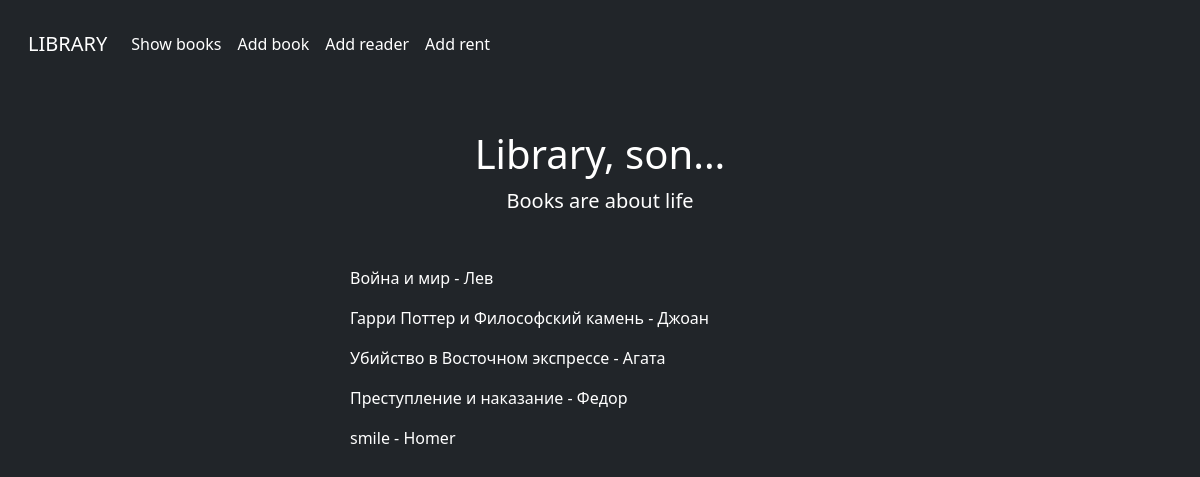
/showbooks/, run on the app's committed database.
### library/models.py (models this page shows)
class Book(models.Model):
    title = models.CharField(max_length=50, null=True)
    author_name = models.CharField(max_length=50, null=True)
    author_surname = models.CharField(max_length=50, null=True)
    publication_year = models.IntegerField(null=True)
    page_count = models.IntegerField(null=True)
    description = models.TextField(blank=True, null=True)
    def __str__(self):
        return f"{self.title} - {self.author_name}"

### library/views.py (the view)
# urls.py: path('showbooks/', show_showbooks_page),
def show_showbooks_page(request):
    context = {"books": Book.objects.all()}
    return render(request, "showBooks.html", context=context)

### templates/showBooks.html (shortened to what this page needs)
<!DOCTYPE html>
<html lang="en" class="h-100" data-bs-theme="dark">
<head>
  <link href="/docs/5.3/dist/css/bootstrap.min.css" rel="stylesheet">
  <link href="https://cdn.jsdelivr.net/npm/bootstrap@5.3.0-alpha3/dist/css/bootstrap.min.css" rel="stylesheet">
</head>
<body class="d-flex h-100 text-center text-bg-dark">
  <div class="cover-container d-flex w-100 h-100 p-3 mx-auto flex-column">
    <nav class="navbar navbar-expand navbar-dark bg-dark" aria-label="Second navbar example">
      <div class="container-fluid">
        <a class="navbar-brand" href="http://127.0.0.1:8000">LIBRARY</a>
        <div class="collapse navbar-collapse" id="navbarsExample02">
          <ul class="navbar-nav me-auto">
            <li class="nav-item">
              <a class="nav-link active" aria-current="page" href="http://127.0.0.1:8000/showbooks">Show books</a>
            </li>
            <li class="nav-item">
              <a class="nav-link active" aria-current="page" href="http://127.0.0.1:8000/addbook">Add book</a>
            </li>
            <li class="nav-item">
              <a class="nav-link active" aria-current="page" href="http://127.0.0.1:8000/addreader">Add reader</a>
            </li>
            <li class="nav-item">
              <a class="nav-link active" aria-current="page" href="http://127.0.0.1:8000/addrent">Add rent</a>
            </li>
          </ul>
        </div>
      </div>
    </nav>
    <main class="px-3" style="padding-top: 5%;">
      <h1>Library, son...</h1>
      <p class="lead">Books are about life</p>
      <div style="height: 50px; width: 500px; margin: auto; margin-top: 50px;">
        {% for book in books %}
          <p style="text-align: left;">{{ book }}</p>
        {% endfor %}
      </div>
    </main>
  </div>
</body>
</html>

### data on the page
Book: title+author_name "Война и мир - Лев"
Book: title+author_name "Гарри Поттер и Философский камень - Джоан"
Book: title+author_name "Убийство в Восточном экспрессе - Агата"
Book: title+author_name "Преступление и наказание - Федор"
Book: title+author_name "smile - Homer"
